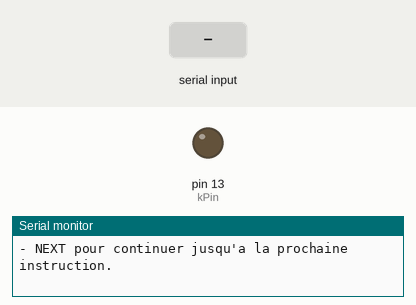
The sketch below on a simulated Arduino Uno, built with avr-gcc and run on an emulated ATmega328P. Shown: output pins drawn as LEDs (lit = HIGH), the last lines printed to the serial monitor. The test bench sets the inputs (shaded band).

Above: at 1.5 s.
1.6 s: "90 45\n" received over Serial
At 4.1 s:
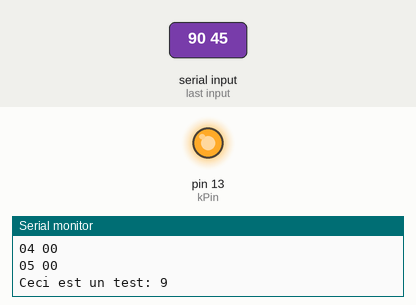
Timing chart, 0 to 10.6 s (numbered marks = the images above; inputs shaded):
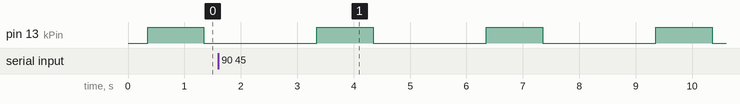

The sketch:

Exemple.ino
```cpp
#include <Arduino.h>

#include "Debugger.h"

#define kPin    13

// Prototypes:
void Allumer();
void Eteindre();
int Sum(int arg1, int arg2);

// Fonctions:
void setup()
{
    STACKLEN();
    STACKGETSTART();
    Serial.begin(9600);

    Serial.println(F("Bienvenue dans le debugger."));
    Serial.println(F("Tapez:"));
    Serial.println(F("- STATE pour connaitre l'etat actuel,"));
    Serial.println(F("- STOP pour arreter le prgramme à l'instruction actuelle,"));
    Serial.println(F("- STOP XXXX YYYY pour arreter le programme lorsqu'il arrive dans une plage d'adresse,"));
    Serial.println(F("- PLAY pour reprendre l'execution,"));
    Serial.println(F("- RETURN pour obtenir l'adresse de retour de la fonction actuelle (etat stoppe),"));
    Serial.println(F("- NEXT pour continuer jusqu'a la prochaine instruction."));

    //LASTSP();

    BP(); pinMode(kPin, OUTPUT);
}

void loop()
{
    STACKLEN();
    STACKGETSTART();

    BP();  Allumer();
    BP(); delay(1000);


    BP(); Eteindre();
    BP(); delay(2000);

    BP(); int test = Sum(4, 5);
    BP(); Serial.println("Ceci est un test: " + String(test)); digitalWrite(kPin, LOW);

}

void Allumer()
{
    STACKLEN();
    STACKGETSTART();
    BP(); digitalWrite(kPin, HIGH);
}

void Eteindre()
{
    STACKLEN();
    STACKGETSTART();
    BP(); digitalWrite(kPin, LOW);
}

int Sum(int param1, int param2)
{
    STACKLEN();
    STACKGETSTART();
    BP(); DebugPrintVariable((uint16_t)&param1, sizeof(param1));
    BP(); DebugPrintVariable((uint16_t)&param2, sizeof(param2));
    BP(); int ret = param1 + param2;

  return ret;
}
```

Debugger.cpp
```cpp
/**
 *  Proj5_debugger by Reno.
 *  Debugger.cpp.cpp
 *
 *  Source file created on 22/09/2019.
 *  (c) All rights reserved.
 */

#include <Arduino.h>

#include "Debugger.h"

String      _dbgBuffer = "";
uint16_t    _dbgCurrentLine = 0;
String      _dbgCurrentFile = "";
uint32_t    _dbgReturnAddress = 0;
DebugState    _dbgState = DebugStateContinue;
uint32_t    _dbgStopMin = 0;
uint32_t    _dbgStopMax = 0;
uint8_t     _dbgCurrentFrameSize = 0;

// Fonctions


void DebugInterpretCommand(String command)
{
    int pos = command.indexOf(' ');
    String part1 = (pos < 0) ? command : command.substring(0, pos);
    String part2 = (pos < 0 || pos >= command.length()) ? "" : command.substring(pos + 1);

    if (part1.compareTo(F("state")) == 0)
    {
        String state = "en execution";
        switch (_dbgState)
        {
            case DebugStatePause:
                state = "en pause";
              break;

            case DebugStateStopNext:
                state = "arret a la prochaine instruction";
              break;

            default:
              break;
        }

        if (_dbgStopMax != 0)
        {
            state = String(F("arret à l'instruction [0x")) + String(_dbgStopMin, HEX) + String(F(",0x")) + String(_dbgStopMax, HEX) + String(F("]"));
        }

        Serial.println(String(F("Etat: ")) + state);

    }
    else if (part1.compareTo(F("stop")) == 0 && part2.compareTo("") == 0)
    {
        _dbgState = DebugStateStopNext;
        _dbgStopMin = 0;
        _dbgStopMax = 0;
        Serial.println(String(F("executed: ")) + command);

    }
    else if (part1.compareTo(F("stop")) == 0 && part2.length() > 0)
    {
        pos = part2.indexOf(' ');
        _dbgStopMin = StrHexToInt(part2.substring(0, pos));
        _dbgStopMax = StrHexToInt(part2.substring(pos+1));

        Serial.println("executed: " + command);
    }
    else if (part1.compareTo(F("play")) == 0)
    {
        _dbgState = DebugStateContinue;
        _dbgStopMin = 0;
        _dbgStopMax = 0;
    }
    else if (part1.compareTo(F("next")) == 0)
    {
        _dbgState = DebugStateStopNext;
        _dbgStopMin = 0;
        _dbgStopMax = 0;
    }
    else if (part1.compareTo(F("return")) == 0)
    {
        // obtenir l'adresse de retour (seulement si stoppé):
        if (_dbgState != DebugStatePause)
        {
            Serial.println(F("Le debugger doit être arrete pour RETURN."));
        }
        else
        {
            Serial.println(String(F("Adresse retour: 0x")) + String(_dbgReturnAddress, HEX));
        }
    }
    else
    {
        Serial.println(F("Commande inconnue"));
    }
}

void DebugBP(uint16_t spValue, uint16_t previousSpValue, String file, uint16_t line)
{
    uint32_t pc = DebugGetPC(SP, spValue);

    do {
        if (_dbgState == DebugStateStopNext || (pc >= _dbgStopMin && pc <= _dbgStopMax))
        {
            if (_dbgState != DebugStatePause)
            {
                _dbgState = DebugStatePause;

                Serial.println(String(F("Stop fichier [")) + file + String(F("] : ")) + String(line));
                Serial.println(String(F("PC = 0x") ) + String(pc, HEX));

                // Adresse retour:
                _dbgReturnAddress = DebugGetPC(spValue, previousSpValue);

                Serial.println(F("Stack frame: "));
                int stackSize = (int)(previousSpValue - spValue + 1);
                DebugPrintVariable(spValue, stackSize);
            }
        }
        DebugSerialRead();
    } while (_dbgState == DebugStatePause);
}

void DebugSerialRead()
{
    while (Serial.available() > 0) {
        char letter = (char)Serial.read();
        if (letter != '\r' && letter != '\n')
        {
            _dbgBuffer += String(letter);
        }
        else if (letter == '\n')
        {
            // Fin de commande (\n = séparateur de commmandes):
            _dbgBuffer.trim();
            _dbgBuffer.toLowerCase();
            DebugInterpretCommand(_dbgBuffer);

            _dbgBuffer = ""; // réinitialisation du buffer.
        }
    }
}

uint32_t DebugGetPC(uint16_t spValue, uint16_t previousSpValue)
{
    uint16_t diff = previousSpValue - spValue;

    uint32_t tmpAddress = 0;
    uint8_t* pointer = (uint8_t*)(spValue + diff - 1);

    memcpy(&tmpAddress, pointer, sizeof(DBG_RET_SIZE));

    uint8_t buff[2];
    buff[0] = (tmpAddress >> 8);
    buff[1] = ((tmpAddress << 8) >> 8);
    memcpy(&tmpAddress, buff, 2);

    return (tmpAddress << 1);
}

void DebugPrintVariable(uint16_t address, int len)
{
    // On place un pointeur à l'adresse:
    uint8_t* pointer = (uint8_t*)address;
    for (int i = 0 ; i < len ; i+= 16)
    {
        for (int j = 0 ; j < 16 && i + j < len ; j++)
        {
            uint8_t val = *(pointer+i+j); // valeur d'1 octet à imprimer.
            Serial.print( (val < 16 ? "0" : "") + String(val, HEX) + " ");
        }
        Serial.println(""); // CRLF;
    }
    Serial.println(""); // CRLF
}

uint32_t StrHexToInt(String value)
{
    return (uint32_t) strtol(value.c_str(), 0, 16);
}
```

Debugger.h
```cpp
/**
 *  Proj5_debugger by Reno.
 *  Debugger.h
 *
 *  Source file created on 22/09/2019.
 *  (c) All rights reserved.
 */

#ifndef DEBUGGER_H
#define DEBUGGER_H

#include <Arduino.h>

typedef enum : byte
{
    DebugStateContinue,
    DebugStatePause,
    DebugStateStopNext
} DebugState;

extern String       _dbgBuffer;
extern uint16_t   _dbgCurrentLine;
extern String     _dbgCurrentFile;
extern uint16_t     _dbgLastSP;
extern uint32_t   _dbgReturnAddress;
extern DebugState     _dbgState;
extern uint32_t       _dbgStopMin;
extern uint32_t       _dbgStopMax;

//extern uint16_t   _dbgStartFrame;
extern uint8_t      _dbgCurrentFrameSize;

// Prototypes:

void    DebugInterpretCommand(String command);
uint32_t  DebugGetPC(uint16_t spValue, uint16_t previousSpValue);
void    DebugBP(uint16_t spValue, uint16_t previousSpValue, String file, uint16_t line);
void    DebugPrintVariable(uint16_t address, int len);
void    DebugSerialRead();
uint32_t  StrHexToInt(String value);

/* Obtient le nombre d'octets du PC suivant le modèle de carte */
#ifdef __AVR_3_BYTE_PC__
  #define DBG_RET_SIZE     3
#elif defined(__AVR_2_BYTE_PC__)
  #define DBG_RET_SIZE     2
#else
  #define DBG_RET_SIZE    0  /* on pourrait retourner une erreur ici */
#endif

#define BP()    (DebugBP(SP, DBGStackStart, __FILE__, __LINE__))
#define STACKLEN()   __asm__ __volatile__("ldi %0, .L__stack_usage" : "=r"(_dbgCurrentFrameSize))
#define STACKGETSTART()  uint16_t DBGStackStart = SP + _dbgCurrentFrameSize + DBG_RET_SIZE

#endif
```

Measured:
- by itself, pin 13 (kPin): alternates HIGH for 1.0 s and LOW for 2.0 s
